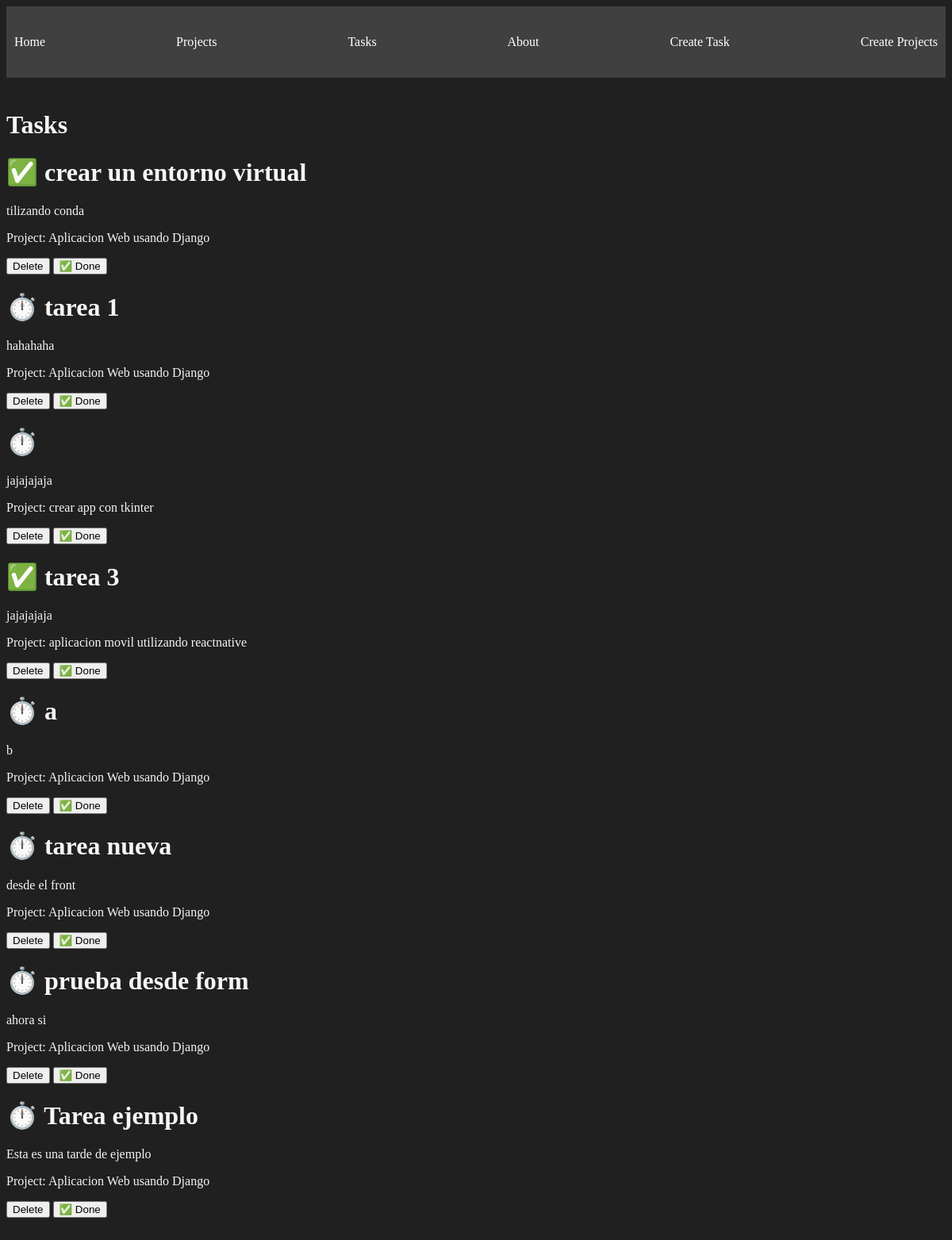
/tasks/, run on the app's committed database.
### myapp/models.py (models this page shows, shortened)
class Task(models.Model):
    title = models.CharField(max_length=200)
    description = models.TextField()
    project = models.ForeignKey(Project, on_delete=models.CASCADE)
    done = models.BooleanField(default=False)

class Project(models.Model):
    name = models.CharField(max_length=200)

### myapp/views.py (the view)
# urls.py: path('tasks/', views.tasks, name='tasks'),
def tasks(request):
    tasks = Task.objects.all()
    return render(request, "tasks/tasks.html", {'tasks': tasks})

### myapp/templates/tasks/tasks.html
{% extends 'layouts/base.html' %}
{% block content %}
<h1>Tasks</h1>
{% for task in tasks %}
	<div>
		<h1>{% if task.done == False %}⏱️ {% else %} ✅ {% endif %} {{task.title}} </h1>
		<p>{{task.description}}</p>
		<p>Project: {{task.project.name}}</p>
		<button>Delete</button>
		<button>✅ Done</button>
	</div>
{%endfor%}
{% endblock %}

### myapp/static/styles/main.css (style rules this page uses)
body { background-color: #202020; color: whitesmoke; }

### data on the page
Task: title "crear un entorno virtual", description "tilizando conda", project.name "Aplicacion Web usando Django"
Task: title "tarea 1", description "hahahaha", project.name "Aplicacion Web usando Django"
Task: description "jajajajaja", project.name "crear app con tkinter"
Task: title "tarea 3", description "jajajajaja", project.name "aplicacion movil utilizando reactnative"
Task: title "a", description "b", project.name "Aplicacion Web usando Django"
Task: title "tarea nueva", description "desde el front", project.name "Aplicacion Web usando Django"
Task: title "prueba desde form", description "ahora si", project.name "Aplicacion Web usando Django"
Task: title "Tarea ejemplo", description "Esta es una tarde de ejemplo", project.name "Aplicacion Web usando Django"
